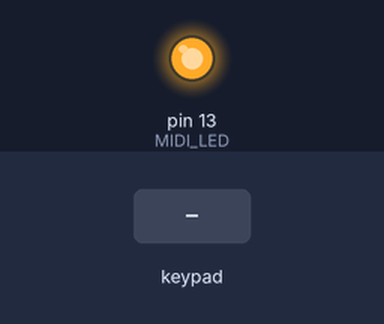
Bench run of a sketch on a simulated Arduino Uno, built with avr-gcc and run on an emulated ATmega328P. Shown: output pins drawn as LEDs (lit = HIGH). Dashed ring = blinking. The test bench sets the inputs (shaded band). MIDI output is not drawn.

Above: at 0.1 s.
At 8.2 s:
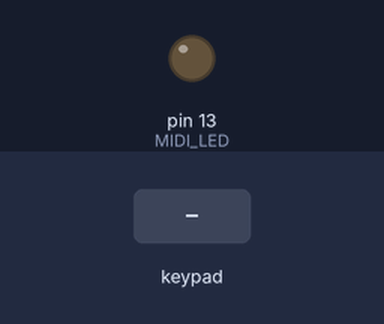
8.3 s: keypad keys 1 2 pressed 0.4 s apart
At 8.37 s:
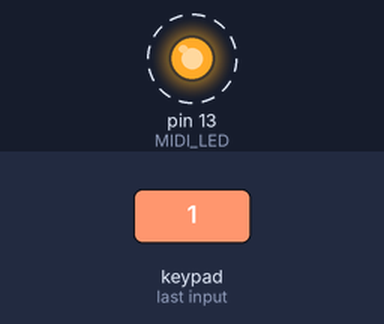
Timing chart, 0 to 11.3 s (numbered marks = the images above; inputs shaded):
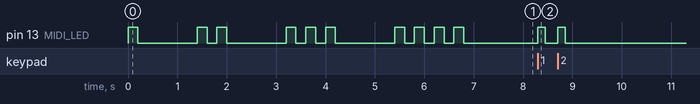

The sketch:

code.ino
```cpp
// (licence header left out)
/*
  Using principles from the following Arduino tutorials:
    Arduino MIDI Library - https://github.com/FortySevenEffects/arduino_midi_library
    Adafruit MPR121 Demo - https://learn.adafruit.com/adafruit-mpr121-12-key-capacitive-touch-sensor-breakout-tutorial/overview
    Sparkfun MPR121 Hookup Guide - https://learn.sparkfun.com/tutorials/mpr121-hookup-guide

*/
#include <Wire.h>
#include <Adafruit_MPR121.h>
#include <MIDI.h>

// Uncomment for test information to the serial port instead of real MIDI
//#define TEST 1

// This is required to set up the MIDI library.
// The default MIDI setup uses the Arduino built-in serial port
// which is pin 1 for transmitting on the Arduino Uno.
MIDI_CREATE_DEFAULT_INSTANCE();

int midiChannel = 1;  // Define which MIDI channel to transmit on (1 to 16).

#define MIDI_FIRST_NOTE 48

// It is possible to have up to four of these connected.
// But it needs the "addresses" to be set correctly.
Adafruit_MPR121 cap1 = Adafruit_MPR121();
Adafruit_MPR121 cap2 = Adafruit_MPR121();
Adafruit_MPR121 cap3 = Adafruit_MPR121();
Adafruit_MPR121 cap4 = Adafruit_MPR121();

#define NUM_NOTES 48
bool playing[NUM_NOTES];
bool lastplaying[NUM_NOTES];
int numcaps;

#define MIDI_LED LED_BUILTIN
#define LED_FLASH  200
#define LED_STATUS 1000

void ledOn() {
#ifdef MIDI_LED
  digitalWrite(MIDI_LED, HIGH);
#endif
}

void ledOff() {
#ifdef MIDI_LED
  digitalWrite(MIDI_LED, LOW);
#endif
}

void ledFlash (int flashes) {
  for (int i=0; i<flashes; i++) {
    ledOn();
    delay(LED_FLASH);
    ledOff();
    delay(LED_FLASH);
  }
}

void setup() {
#ifdef TEST
  Serial.begin(9600);
#else
  MIDI.begin(MIDI_CHANNEL_OFF);
#endif

#ifdef MIDI_LED
  pinMode (MIDI_LED, OUTPUT);
#endif

  // Some notes on addressing.
  //
  // The default address is 0x5A if ADDR is tied to GND.
  // If ADDR is tied to 3.3V its 0x5B.
  // If ADDR is tied to SDA its 0x5C.
  // If ADDR is tied to SCL its 0x5D.
  //
  // IMPORTANT: Most MPR121 clone breakout boards (those based
  // on a design from Sparkfun) have ADDR shorted direct to GND
  // via a solder jumper.
  //
  // To change the address, the track across this solder jumper
  // must first be cut or you risk shorting SDA, SCL or worse 3.3V
  // directly to GND!.
  //
  // The Adafruit modules do not have this problem, ADDR is linked
  // to GND via a large enough resistor that it can be rewired across
  // to any of 3.3V, SDA or SCL quite happily.
  //
  // Also note that non-Adafruit modules need direct 3.3V logic levels
  // and power.  Driving via 5V logic may work (it seems to, but don't
  // take my word for it), but putting 5V into ADDR from SDA or SCL does
  // not seem to work.  The use of a 5v-3.3V level shifter is highly
  // recommended.
  //
  // Adafruit modules include a regulator so will automatically convert
  // 5V logic to 3.3V within the module.
  //
  numcaps = 0;
  if (cap1.begin(0x5A)) {
#ifdef TEST
    Serial.println("MPR121 #1 found at 0x5A.");
#endif
    ledFlash(1);
    delay(LED_STATUS);
    numcaps |= 1;
  }
  if (cap2.begin(0x5B)) {
#ifdef TEST
    Serial.println("MPR121 #2 found at 0x5B.");
#endif
    ledFlash(2);
    delay(LED_STATUS);
    numcaps |= 2;
  }
  if (cap3.begin(0x5C)) {
#ifdef TEST
    Serial.println("MPR121 #3 found at 0x5C.");
#endif
    ledFlash(3);
    delay(LED_STATUS);
    numcaps |= 4;
  }
  if (cap4.begin(0x5D)) {
#ifdef TEST
    Serial.println("MPR121 #4 found at 0x5D.");
#endif
    ledFlash(4);
    numcaps |= 8;
  }
  if (numcaps == 0) {
#ifdef TEST
    Serial.println("ERROR: No MPR121s found.");
#endif
    while (1) {
      ledFlash(1);
    }
  }
}

void loop() {
  // Check each sensor and if touched play the note.

  // Loop through all possible cap devices
  for (int c=0; c<4; c++) {
    uint16_t currtouched;
    // Get the currently touched pads for all found cap devices
    if (numcaps & (1<<c)) {
      switch (c) {
      case 0:
        currtouched = cap1.touched(); break;
      case 1:
        currtouched = cap2.touched(); break;
      case 2:
        currtouched = cap3.touched(); break;
      case 3:
        currtouched = cap4.touched(); break;
      }

      for (int i=0; i<12; i++) {
        if (currtouched & (1<<i)) {
          playing[i+c*12] = true;
        } else {
          playing[i+c*12] = false;
        }
      }
    }
  }

  for (int i=0; i<NUM_NOTES; i++) {
    // Now look for transitions and do the right MIDI thing
    if (playing[i] && !lastplaying[i]) {
      // Wasn't playing and now is, so send a MIDI Note On
#ifdef TEST
      Serial.print("MIDI NoteOn: ");
      Serial.println(MIDI_FIRST_NOTE+i);
#else
      MIDI.sendNoteOn(MIDI_FIRST_NOTE+i, 127, midiChannel);
#endif
      ledOn();
    } else if (!playing[i] && lastplaying[i]) {
      // Was playing but now isn't, so send a MIDI Note Off
#ifdef TEST
      Serial.print("MIDI NoteOff: ");
      Serial.println(MIDI_FIRST_NOTE+i);
#else
      MIDI.sendNoteOff(MIDI_FIRST_NOTE+i, 0, midiChannel);
#endif
      ledOff();
    } else {
      // Whatever it was doing, it is still doing, so do nothing
    }
    // Now update the "last playing" indicator
    lastplaying[i] = playing[i];
  }
}
```

Measured:
- after the input at 8.3 s, pin 13 (MIDI_LED): alternates HIGH for 0.15 s and LOW for 0.25 s, 4 changes in all, then stays LOW, starting at once
